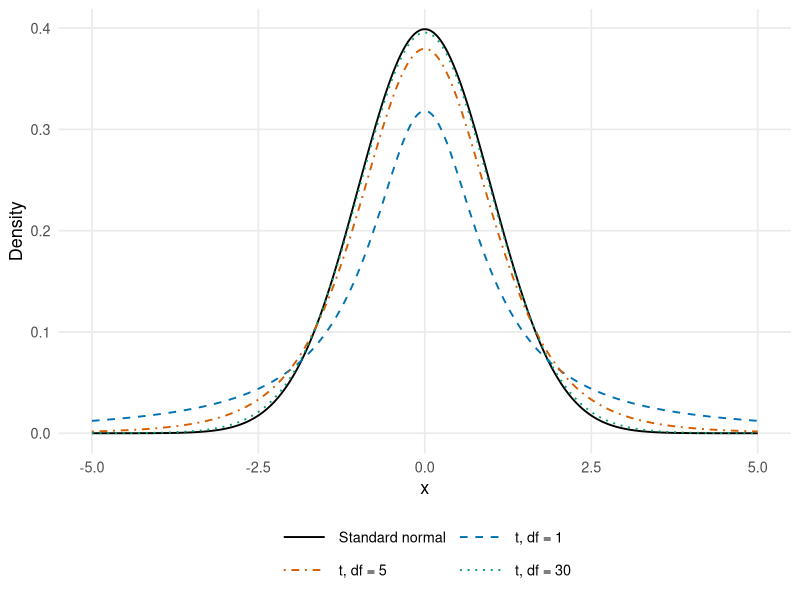
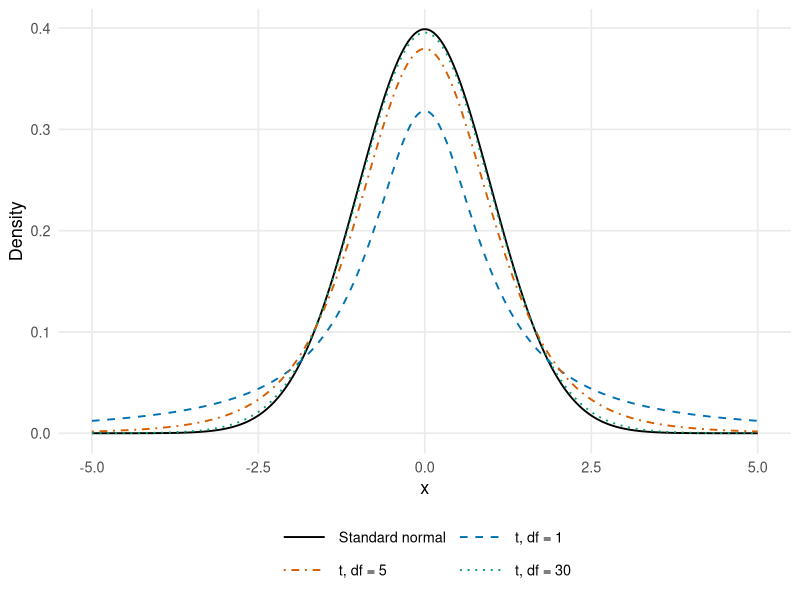

Here is the R script that generated these plots, in order:
## =====================================================
## 1. Evaluate the four densities on a common grid
## =====================================================
# Figure 1.1: analytic standard normal and Student t
# densities.
# If needed: install.packages("ggplot2")
library(ggplot2)
x <- seq(-5, 5, length.out = 1001)
labels <- c("Standard normal", "t, df = 1", "t, df = 5",
  "t, df = 30")
densities <- data.frame(x = rep(x, 4),
  density = c(dnorm(x), dt(x, 1), dt(x, 5), dt(x, 30)),
  distribution = factor(rep(labels, each = length(x)),
    levels = labels))

## =====================================================
## 2. Plot the densities and place the legend below
## =====================================================
p <- ggplot(densities, aes(x, density, colour = distribution,
  linetype = distribution)) +
  geom_line(linewidth = 0.65) +
  scale_colour_manual(values = c("black", "#0072B2",
    "#D55E00",
    "#009E73")) +
  scale_linetype_manual(values = c("solid", "dashed",
    "dotdash",
    "dotted")) +
  labs(x = "x", y = "Density", colour = NULL,
    linetype = NULL) +
  theme_minimal(base_size = 13) +
  guides(colour = guide_legend(nrow = 2, byrow = TRUE),
    linetype = guide_legend(nrow = 2, byrow = TRUE)) +
  theme(panel.grid.minor = element_blank(),
    legend.position = "bottom",
    legend.key.width = grid::unit(1.3, "cm"))

## =====================================================
## 3. Save the figure and density values
## =====================================================
dir.create("figures", showWarnings = FALSE)
ggsave("figures/probability_densities.png", p, width = 7,
  height = 4.8,
  dpi = 300)
ggsave("figures/probability_densities.pdf", p, width = 7,
  height = 4.8)
write.csv(densities, "density_values.csv", row.names = FALSE)
